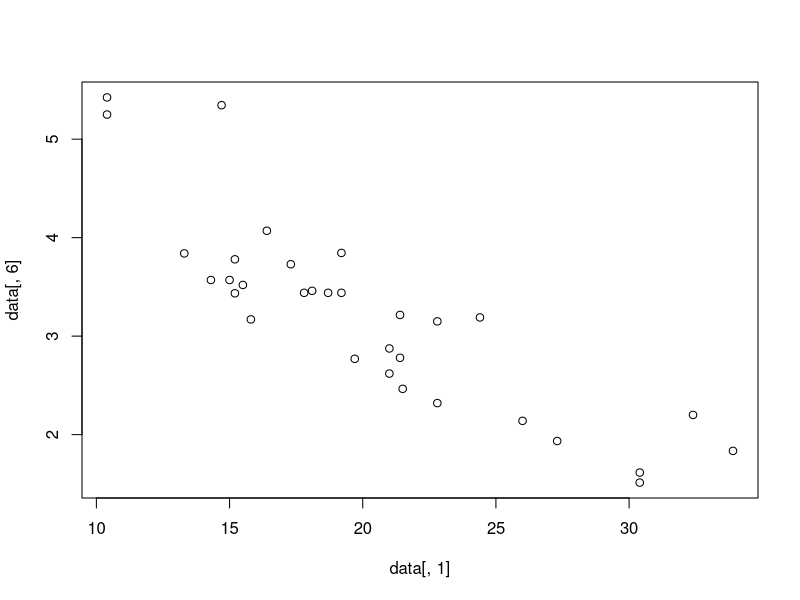

Write the R code that produced this figure.
## ---- chunk 1
knitr::opts_chunk$set(echo = TRUE)
## ---- chunk 2
data<-mtcars
model <- lm(data[,1]~data[,6])
## ---- chunk 3

## ---- chunk 4
plot(data[,1],data[,6])
